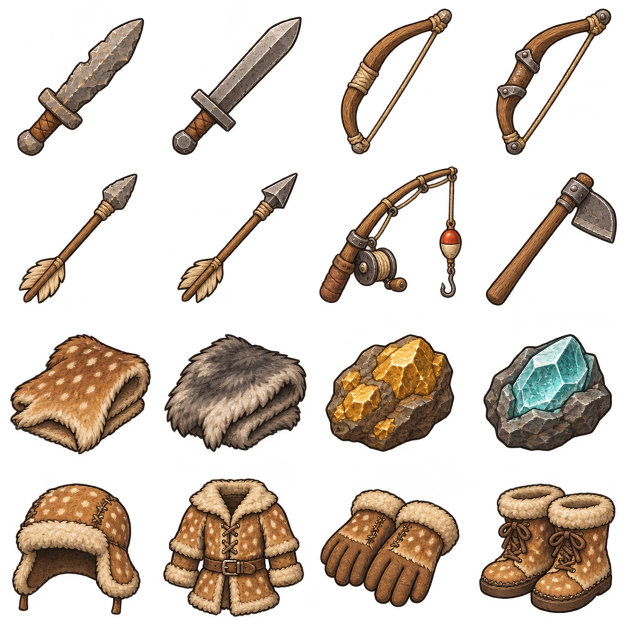
#> input picture assets/items/equipment-expansion-v1.png, 1254 x 1254 px (shown at 1/2 size)
$ python prepare-equipment-art.py
#> lines starting #> are read from the running program, lines starting #| are printed output that depends on the picture; after the words box and inside, x2 and y2 are one past the last pixel; in counts of white or black regions, pixels touching at a corner belong together
"""Cuts the equipment icon sheet into the loose pictures the HUD uses.

The sheet is a grid of four by four equal cells, one item in each. Each wanted item is trimmed to its paint
(faint haze wiped clear) and shrunk to the size of the pictures it sits beside.
Input  : assets/items/equipment-expansion-v1.png   (and its .prompt.txt)
Outputs: assets/ui/game/tool-sword-stone.png, tool-sword-iron.png, tool-bow-stone.png, tool-bow-iron.png
         assets/ui/game/item-gold.png, item-diamond.png, item-arrow.png, item-ironarrow.png, item-wolfpelt.png
         assets/ui/game/gear-rod.png, gear-hoe.png, gear-hat.png, gear-jacket.png, gear-gloves.png, gear-boots.png
         (each with a .prompt.txt)
The deer pelt is not cut here: assets/ui/game/item-leather.png is already that picture.
Safe to re-run: the input is never changed.
Run: python tools/prepare-equipment-art.py
"""
import os
import numpy as np
from PIL import Image

ROOT = os.path.join(os.path.dirname(__file__), '..', 'assets')
SHEET = os.path.join(ROOT, 'items', 'equipment-expansion-v1.png')
UI = os.path.join(ROOT, 'ui', 'game')
GRID = 4      # the sheet has this many columns and rows
HAZE = 40     # pixels this see-through or fainter are haze, not paint
# Picture name → its (column, row) on the sheet and the longest side it is shrunk to, in pixels. The tools'
# pictures are 64 long and the item box's are 96.
WANTED = {
    'tool-sword-stone': ((0, 0), 64),
    'tool-sword-iron': ((1, 0), 64),
    'tool-bow-stone': ((2, 0), 64),
    'tool-bow-iron': ((3, 0), 64),
    'item-gold': ((2, 2), 96),
    'item-diamond': ((3, 2), 96),
    'item-arrow': ((0, 1), 96),
    'item-ironarrow': ((1, 1), 96),
    'item-wolfpelt': ((1, 2), 96),
    # Gear made once and kept: their pictures show on their Build menu rows.
    'gear-rod': ((2, 1), 96),
    'gear-hoe': ((3, 1), 96),
    'gear-hat': ((0, 3), 96),
    'gear-jacket': ((1, 3), 96),
    'gear-gloves': ((2, 3), 96),
    'gear-boots': ((3, 3), 96),
}

sheet = np.array(Image.open(SHEET).convert('RGBA'))
#> sheet is the input picture: shape (1254, 1254, 4); mean R, G, B, A 46.8, 35.5, 25.3, 82.4
sheet[sheet[..., 3] <= HAZE] = 0
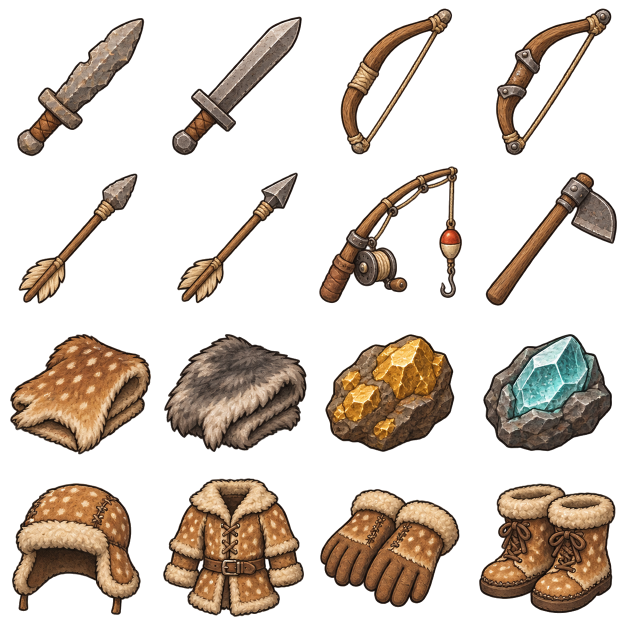
#> sheet: shape (1254, 1254, 4) (shown at 1/2 size); 9.31% of pixels changed, all inside (x1, y1, x2, y2) = (0, 0, 1251, 1254); transparent parts drawn white
#> (the run stopped early here; a loop or call above may not have finished)

$ run again, with assets/items/dropped-haul.png copied over assets/items/equipment-expansion-v1.png
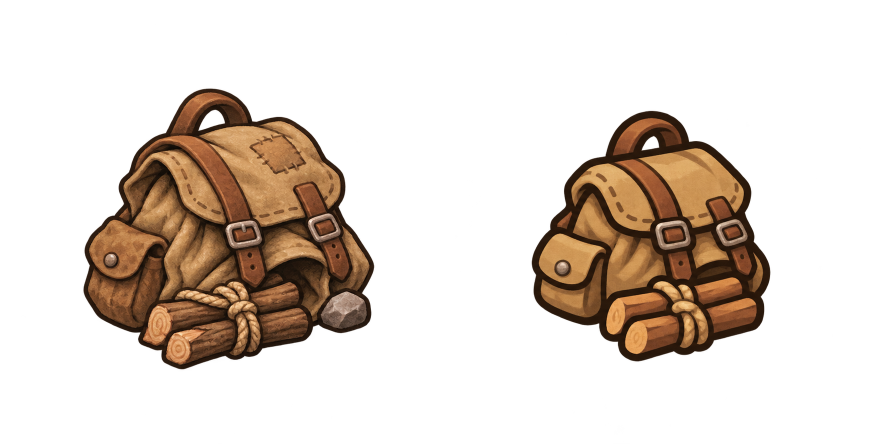
#> input picture assets/items/dropped-haul.png, 1774 x 887 px (shown at 1/2 size)
#> sheet is the input picture: shape (887, 1774, 4); mean R, G, B, A 31.5, 21.2, 12.7, 62.1
#> `sheet[sheet[..., 3] <= HAZE] = 0`:
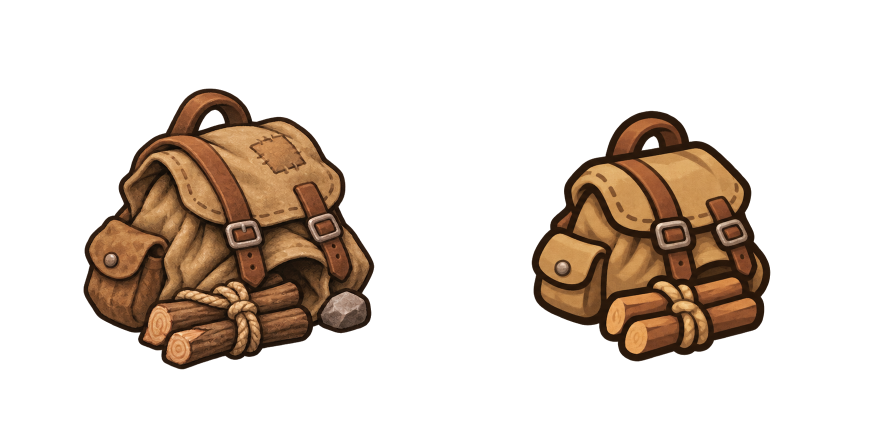
#> sheet: shape (887, 1774, 4) (shown at 1/2 size); 0.72% of pixels changed, all inside (x1, y1, x2, y2) = (0, 9, 1758, 887); transparent parts drawn white

$ run again, with assets/items/tools-stone-iron.png copied over assets/items/equipment-expansion-v1.png
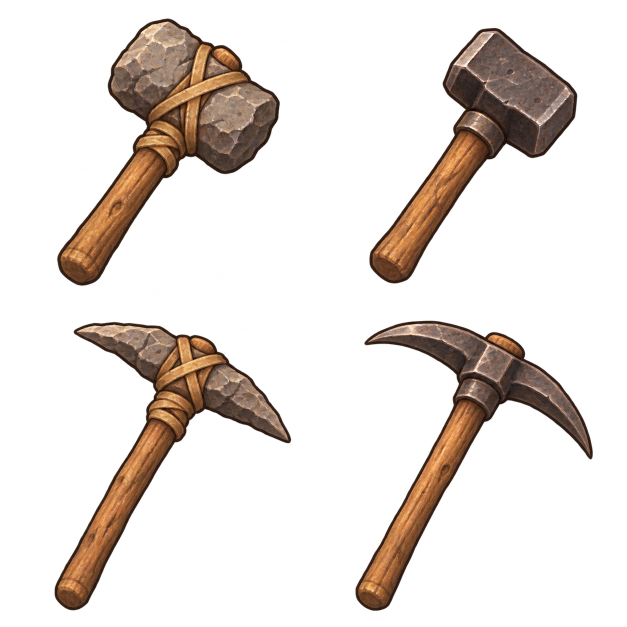
#> input picture assets/items/tools-stone-iron.png, 1254 x 1254 px (shown at 1/2 size)
#> sheet is the input picture: shape (1254, 1254, 4); mean R, G, B, A 25.7, 18.2, 13.1, 49.9
#> `sheet[sheet[..., 3] <= HAZE] = 0`:
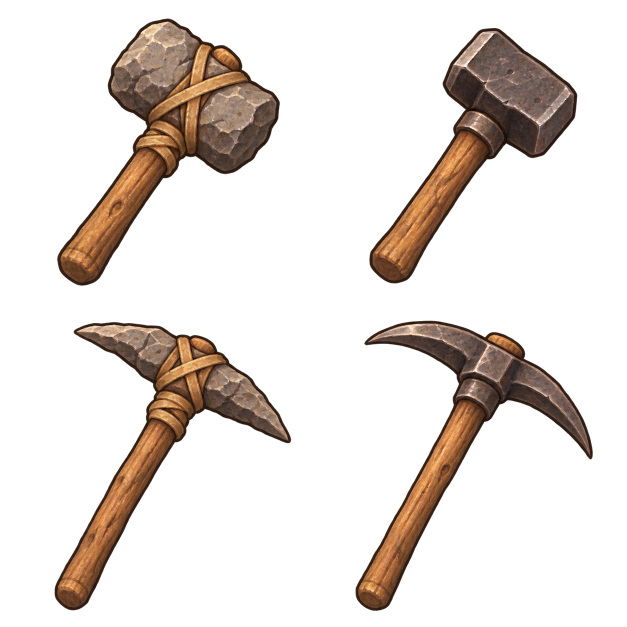
#> sheet: shape (1254, 1254, 4) (shown at 1/2 size); 2% of pixels changed, all inside (x1, y1, x2, y2) = (0, 19, 1240, 1254); transparent parts drawn white
